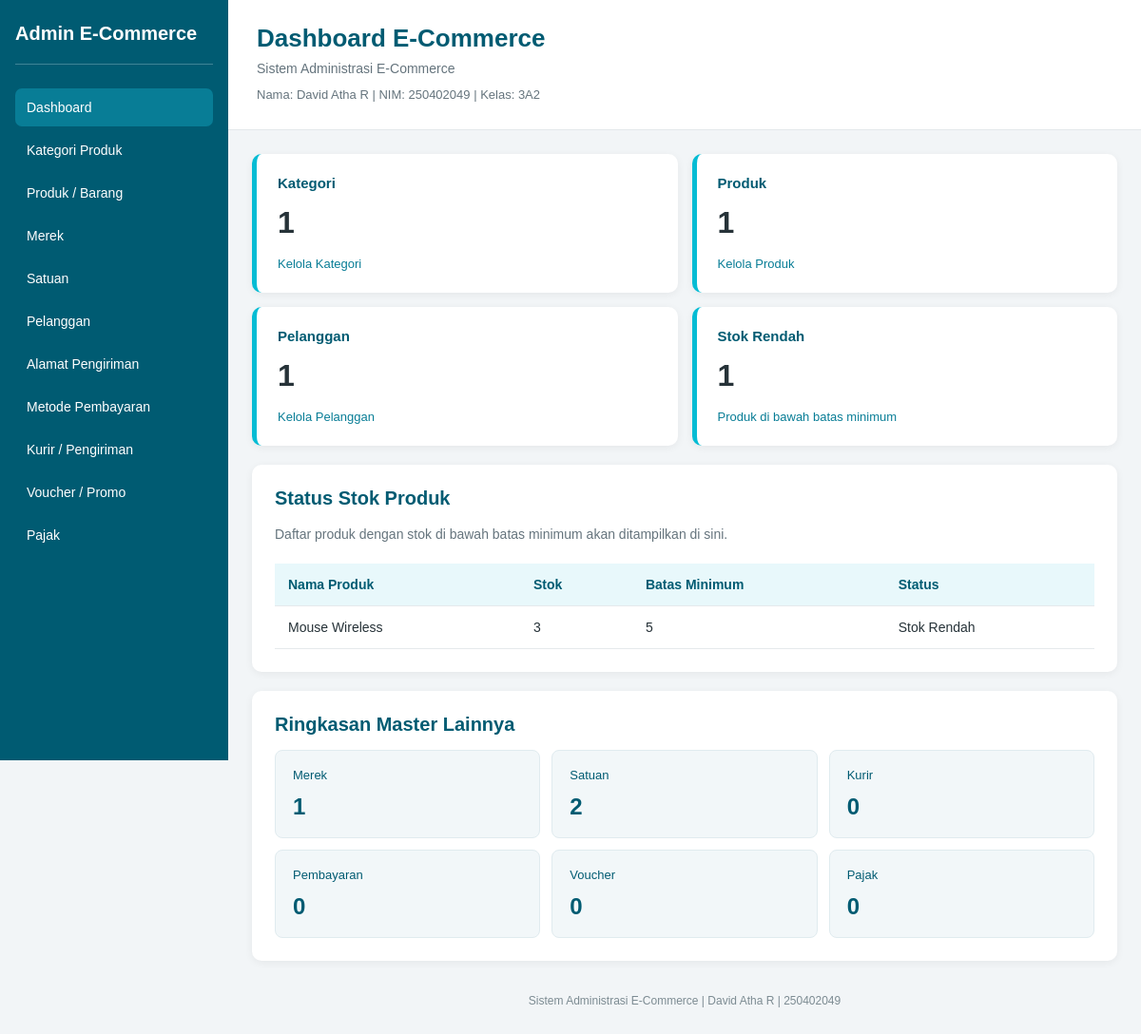
/php/index.php, run on the app's committed database.
### tables this page shows
CREATE TABLE `2products` (
  `id` int(11) NOT NULL,
  `kode_barang` varchar(30) NOT NULL,
  `nama_barang` varchar(150) NOT NULL,
  `kategori` varchar(100) NOT NULL,
  `merek` varchar(100) DEFAULT NULL,
  `harga_jual` decimal(12,2) NOT NULL,
  `harga_modal` decimal(12,2) DEFAULT NULL,
  `stok_awal` int(11) NOT NULL,
  `batas_stok` int(11) DEFAULT 0,
  `berat` int(11) DEFAULT NULL,
  `foto_barang` varchar(255) DEFAULT NULL,
  `deskripsi` text DEFAULT NULL,
  `status` varchar(20) NOT NULL DEFAULT 'Aktif',
  `created_at` timestamp NULL DEFAULT current_timestamp()
);

### php/index.php (the view, shortened to what this page needs)
<?php
$judul = "Dashboard E-Commerce";
$namaWebsite = "Sistem Administrasi E-Commerce";
$nama = "David Atha R";
$nim = "250402049";
$kelas = "3A2";
require "koneksi.php";
function hitungData($koneksi, $tabel)
{
    try {
        $hasil = $koneksi->query("SELECT COUNT(*) AS total FROM $tabel");
        $data = $hasil->fetch_assoc();
        return (int) $data["total"];
    } catch (mysqli_sql_exception $e) {
        return null;
    }
}
function tampilJumlah($jumlah)
{
    return $jumlah === null ? "–" : $jumlah;
}
$jumlahKategori = hitungData($koneksi, "`1categories`");
$jumlahProduk = hitungData($koneksi, "`2products`");
$jumlahPelanggan = hitungData($koneksi, "`5customers`");
$jumlahMerek = hitungData($koneksi, "`3brands`");
$jumlahSatuan = hitungData($koneksi, "`4units`");
$jumlahKurir = hitungData($koneksi, "`8couriers`");
$jumlahPembayaran = hitungData($koneksi, "`7payment_methods`");
$jumlahVoucher = hitungData($koneksi, "`9vouchers`");
$jumlahPajak = hitungData($koneksi, "`10taxes`");
$jumlahStokRendah = null;
$produkStokRendah = [];
try {
    $sql = "SELECT nama_barang, stok_awal, batas_stok
            FROM `2products`
            WHERE stok_awal < batas_stok
            ORDER BY stok_awal ASC";
    $hasil = $koneksi->query($sql);
    while ($data = $hasil->fetch_assoc()) {
        $produkStokRendah[] = $data;
    }
    $jumlahStokRendah = count($produkStokRendah);
} catch (mysqli_sql_exception $e) {
    $jumlahStokRendah = null;
}
?>
<!DOCTYPE html>
<html lang="id">
<head>
    <link rel="stylesheet" href="style.css">
</head>
<body class="dashboard">
    <aside class="sidebar">
        <h2>Admin E-Commerce</h2>
        <nav>
            <a class="active" href="index.php">Dashboard</a>
            <a href="tab2.php">Kategori Produk</a>
            <a href="tab3.php">Produk / Barang</a>
            <a href="tab4.php">Merek</a>
            <a href="tab5.php">Satuan</a>
            <a href="tab6.php">Pelanggan</a>
            <a href="tab7.php">Alamat Pengiriman</a>
            <a href="tab8.php">Metode Pembayaran</a>
            <a href="tab9.php">Kurir / Pengiriman</a>
            <a href="tab10.php">Voucher / Promo</a>
            <a href="tab11.php">Pajak</a>
        </nav>
    </aside>
    <div class="dashboard-wrapper">
        <header class="dashboard-header">
            <h1><?php echo htmlspecialchars($judul); ?></h1>
            <p><?php echo htmlspecialchars($namaWebsite); ?></p>
            <p class="student-info">
                Nama: <?php echo htmlspecialchars($nama); ?> |
                NIM: <?php echo htmlspecialchars($nim); ?> |
                Kelas: <?php echo htmlspecialchars($kelas); ?>
            </p>
        </header>
        <main class="dashboard-content">
            <section class="dashboard-cards">
                <div class="dashboard-card">
                    <div class="card-heading">
                        <h3>Kategori</h3>
                    </div>
                    <div class="card-number">
                        <?php echo tampilJumlah($jumlahKategori); ?>
                    </div>
                    <a href="tab2.php">Kelola Kategori</a>
                </div>
                <div class="dashboard-card">
                    <div class="card-heading">
                        <h3>Produk</h3>
                    </div>
                    <div class="card-number">
                        <?php echo tampilJumlah($jumlahProduk); ?>
                    </div>
                    <a href="tab3.php">Kelola Produk</a>
                </div>
                <div class="dashboard-card">
                    <div class="card-heading">
                        <h3>Pelanggan</h3>
                    </div>
                    <div class="card-number">
                        <?php echo tampilJumlah($jumlahPelanggan); ?>
                    </div>
                    <a href="tab6.php">Kelola Pelanggan</a>
                </div>
                <div class="dashboard-card">
                    <div class="card-heading">
                        <h3>Stok Rendah</h3>
                    </div>
                    <div class="card-number">
                        <?php echo tampilJumlah($jumlahStokRendah); ?>
                    </div>
                    <span class="card-note">
                        Produk di bawah batas minimum
                    </span>
                </div>
            </section>
            <section class="dashboard-panel">
                <h2>Status Stok Produk</h2>
                <p>
                    Daftar produk dengan stok di bawah batas minimum
                    akan ditampilkan di sini.
                </p>
                <div class="table-container">
                    <table class="stock-table">
                        <thead>
                            <tr>
                                <th>Nama Produk</th>
                                <th>Stok</th>
                                <th>Batas Minimum</th>
                                <th>Status</th>
                            </tr>
                        </thead>
                        <tbody>
                            <?php if (count($produkStokRendah) > 0) { ?>
                                <?php foreach ($produkStokRendah as $produk) { ?>
                                    <tr>
                                        <td>
                                            <?php echo htmlspecialchars($produk["nama_barang"]); ?>
                                        </td>
                                        <td>
                                            <?php echo (int) $produk["stok_awal"]; ?>
                                        </td>
                                        <td>
                                            <?php echo (int) $produk["batas_stok"]; ?>
                                        </td>
                                        <td>Stok Rendah</td>
                                    </tr>
                                <?php } ?>
                            <?php } ?>
                        </tbody>
                    </table>
                </div>
            </section>
            <section class="dashboard-panel">
                <h2>Ringkasan Master Lainnya</h2>
                <div class="master-grid">
                    <a class="master-item" href="tab4.php">
                        <span>Merek</span>
                        <strong><?php echo tampilJumlah($jumlahMerek); ?></strong>
                    </a>
                    <a class="master-item" href="tab5.php">
                        <span>Satuan</span>
                        <strong><?php echo tampilJumlah($jumlahSatuan); ?></strong>
                    </a>
                    <a class="master-item" href="tab9.php">
                        <span>Kurir</span>
                        <strong><?php echo tampilJumlah($jumlahKurir); ?></strong>
                    </a>
                    <a class="master-item" href="tab8.php">
                        <span>Pembayaran</span>
                        <strong><?php echo tampilJumlah($jumlahPembayaran); ?></strong>
                    </a>
                    <a class="master-item" href="tab10.php">
                        <span>Voucher</span>
                        <strong><?php echo tampilJumlah($jumlahVoucher); ?></strong>
                    </a>
                    <a class="master-item" href="tab11.php">
                        <span>Pajak</span>
                        <strong><?php echo tampilJumlah($jumlahPajak); ?></strong>
                    </a>
                </div>
            </section>
            <footer class="dashboard-footer">
                Sistem Administrasi E-Commerce |
                <?php echo htmlspecialchars($nama); ?> |
                <?php echo htmlspecialchars($nim); ?>
            </footer>
        </main>
    </div>
</body>
</html>

### php/style.css (style rules this page uses)
body { font-family: Helvetica, Arial, sans-serif; background-color: #f4f4f4; margin: 20px; }
h1 { color: #013a24; }
p { color: #000000; font-size: 20px; }
td { text-align: center; }
th { text-align: center; background-color: #05e2ff; color: #000000; }
body.dashboard { margin: 0; background-color: #f2f5f7; color: #263238; font-family: Helvetica, Arial, sans-serif; }
.sidebar { width: 240px; height: 100vh; position: fixed; top: 0; left: 0; background-color: #005b72; color: white; padding: 24px 16px; box-sizing: border-box; overflow-y: auto; }
.sidebar h2 { font-size: 20px; margin: 0 0 25px; padding-bottom: 20px; border-bottom: 1px solid rgba(255, 255, 255, 0.25); }
.sidebar nav { display: flex; flex-direction: column; gap: 5px; }
.sidebar nav a { color: #ffffff; text-decoration: none; padding: 12px; border-radius: 7px; font-size: 14px; transition: background-color 0.2s; }
.sidebar nav a:hover, .sidebar nav a.active { background-color: #087d96; }
.dashboard-wrapper { margin-left: 240px; min-height: 100vh; }
.dashboard-header { background-color: #ffffff; padding: 25px 30px; border-bottom: 1px solid #e3e8eb; }
.dashboard-header h1 { margin: 0 0 8px; color: #005b72; font-size: 26px; }
.dashboard-header p { margin: 4px 0; font-size: 14px; color: #65747d; }
.dashboard-header .student-info { margin-top: 12px; font-size: 13px; }
.dashboard-content { max-width: 1200px; margin: 0 auto; padding: 25px; }
.dashboard-cards { display: grid; grid-template-columns: repeat(2, minmax(0, 1fr)); gap: 15px; margin-bottom: 20px; }
.dashboard-card { background-color: #ffffff; border-radius: 10px; padding: 22px; border-left: 5px solid #05bcd4; box-shadow: 0 2px 8px rgba(0, 0, 0, 0.06); }
.card-heading { display: flex; align-items: center; justify-content: space-between; }
.card-heading h3 { margin: 0; font-size: 15px; color: #005b72; }
.card-number { margin: 15px 0; font-size: 32px; font-weight: bold; color: #263238; }
.dashboard-card a, .card-note { font-size: 13px; color: #087d96; text-decoration: none; }
.dashboard-panel { background-color: #ffffff; padding: 24px; margin-bottom: 20px; border-radius: 10px; box-shadow: 0 2px 8px rgba(0, 0, 0, 0.06); }
.dashboard-panel h2 { color: #005b72; font-size: 20px; margin: 0 0 15px; }
.dashboard-panel p { color: #65747d; font-size: 14px; line-height: 1.6; margin-bottom: 20px; }
.table-container { overflow-x: auto; }
.stock-table { width: 100%; border-collapse: collapse; }
.stock-table th, .stock-table td { padding: 14px; border-bottom: 1px solid #e5e9ec; text-align: left; font-size: 14px; }
.stock-table th { background-color: #e8f8fb; color: #005b72; }
.master-grid { display: grid; grid-template-columns: repeat(3, minmax(0, 1fr)); gap: 12px; }
.master-item { display: flex; flex-direction: column; gap: 12px; padding: 18px; background-color: #f2f7f9; border: 1px solid #e0ebef; border-radius: 8px; color: #005b72; text-decoration: none; transition: background-color 0.2s; }
.master-item span { font-size: 13px; }
.master-item strong { font-size: 24px; }
.dashboard-footer { margin-top: 15px; padding: 15px 0; text-align: center; font-size: 12px; color: #7c8b92; }

### data on the page
2products: nama_barang "Mouse Wireless", stok_awal "3", batas_stok "5"

### other printed values
$judul "Dashboard E-Commerce"
$namaWebsite "Sistem Administrasi E-Commerce"
$nama "David Atha R"
$nim "250402049"
$kelas "3A2"
tampilJumlah($jumlahKategori) "1"
tampilJumlah($jumlahProduk) "1"
tampilJumlah($jumlahPelanggan) "1"
tampilJumlah($jumlahStokRendah) "1"
tampilJumlah($jumlahMerek) "1"
tampilJumlah($jumlahSatuan) "2"
tampilJumlah($jumlahKurir) "0"
tampilJumlah($jumlahPembayaran) "0"
tampilJumlah($jumlahVoucher) "0"
tampilJumlah($jumlahPajak) "0"
